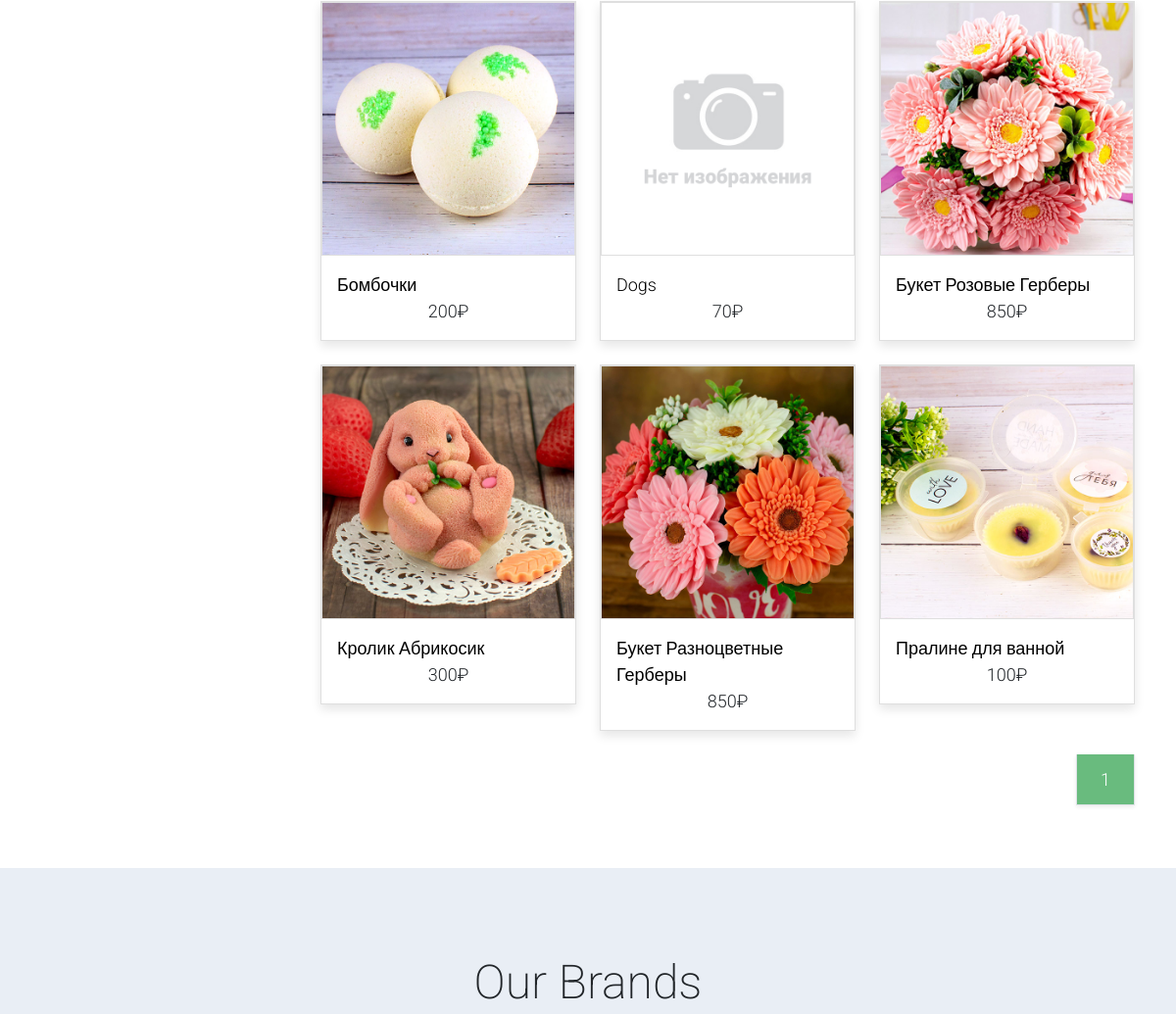
/shop/ (middle part), run on an earlier commit of the app's database.
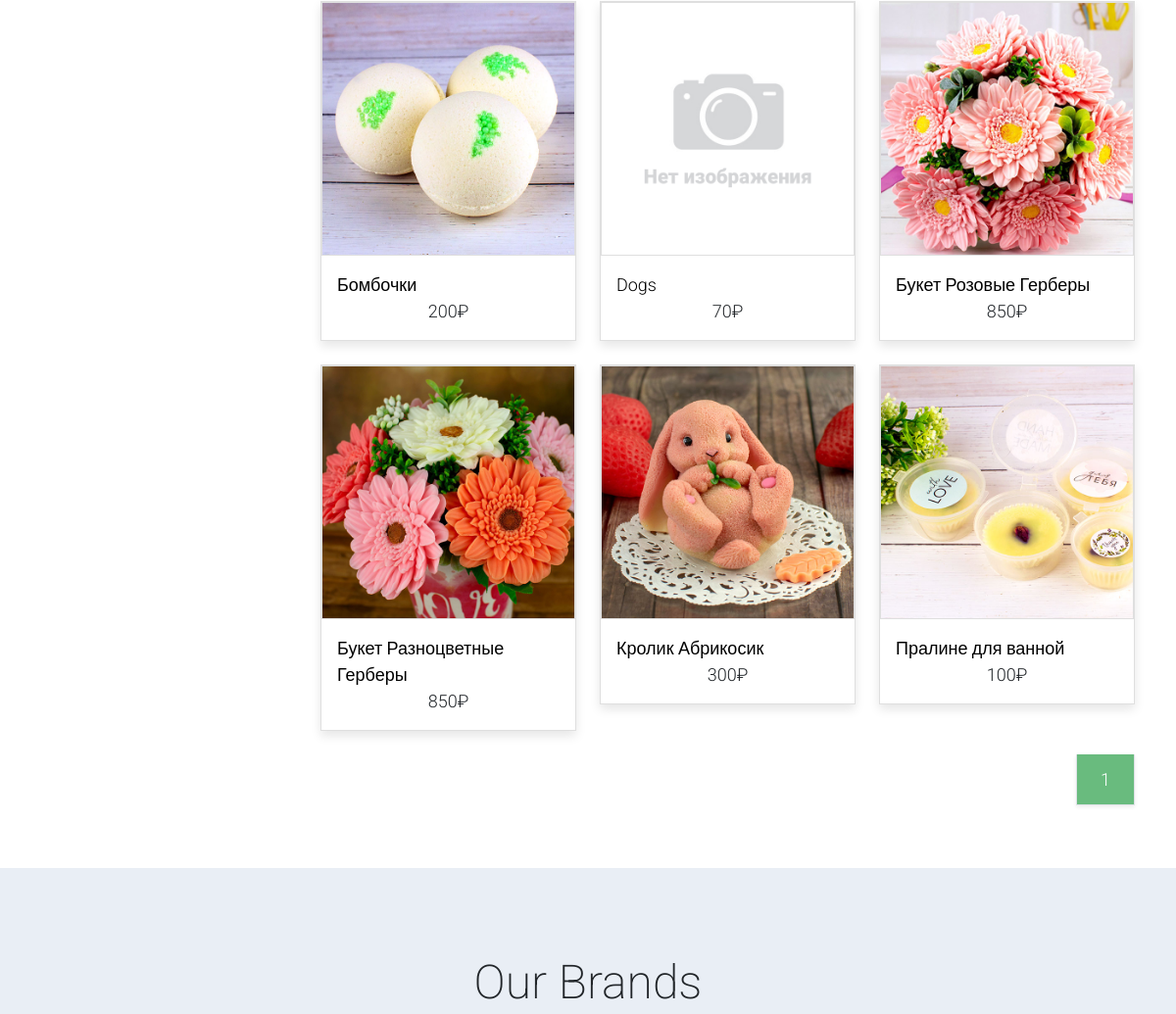
And on a later commit of the database.
### product/models.py (models this page shows, shortened)
class Product(models.Model):
    name = models.CharField(max_length=128, verbose_name=u'Название')  # Название товара
    category = models.ForeignKey(Category, on_delete=models.PROTECT,
                                 verbose_name=u'Категория')  # К какой категории относится товар
    alias = models.CharField(max_length=64, blank=False, unique=True, default='!!!', verbose_name=u'Псевдоним')  # Псевдоним поля
    holiday = models.ManyToManyField(Holiday, default='1', blank=False,
                                 verbose_name=u'Праздник')  # К какому празднику подходит товар
    description = models.TextField(blank=True, verbose_name=u'Описание')  # Описание товара
    price = models.IntegerField(default=0, verbose_name=u'Цена')  # Цена за единицу
    quantity = models.IntegerField(default=0, verbose_name=u'Остаток')  # Остаток на складе
    popular = models.IntegerField(default=0, verbose_name=u'Популярность')  # Популярность товара
    discount = models.IntegerField(default=0, verbose_name=u'Скидка')  # Скидка (сумма скидки, не %)
    active = models.BooleanField(default=True, verbose_name=u'Активен')  # Товар Активен
    article = models.CharField(max_length=8,
                               blank=True, default=None,
                               verbose_name=u'Артикль')  # Артикль (получается с применением префикса PRODUCT_PREFIX)
    class Meta:
        verbose_name = 'Товар'
        verbose_name_plural = 'Товары'
    @property
    def actual_price(self):
        return self.price - self.discount if self.active else 0

### shop/views.py (the view)
# urls.py: path('shop/', shop, name='shop'),  # Магазин без передачи параметров
def shop(request, filter=None):
    if filter:
        request.session['return'] = 'shop ' + str(filter)
    else:
        request.session['return'] = 'shop'
    select_category = dict()  # Словарь с ключами Отделами и данными - списком категорий для меню выбора (объекты)
    select_holiday = dict()  # Словарь с ключом 'Праздники' и данными - объектами праздников
    for department in Department.objects.all():
        select_category.update({department: Category.objects.filter(department_id=department.id)})
    select_holiday.update({'Праздники': Holiday.objects.order_by("date")})
    if not 'sort' in request.session:
        request.session['sort'] = '-popular'
    sort = request.session['sort']
    if 'sort' in request.POST:
        sort = request.POST['sort']
    request.session['sort'] = sort
    products = []
    if 'search' in request.POST:
        search = request.POST['search']
        if re.search(r"[<>%\$]$", search) == None:
            products = Product.objects.filter(
                Q(article__icontains=search) | Q(name__icontains=search) | Q(description__icontains=search),
                active=True).order_by(sort)
    else:
        if filter != None and re.search(r"[<>%\$]$", filter) == None:
            products = Product.objects.filter(category__department__alias=filter, active=True).order_by(sort)
            if len(products) == 0:
                products = Product.objects.filter(category__alias=filter, active=True).order_by(sort)
            if len(products) == 0:
                products = Product.objects.filter(holiday__alias=filter, active=True).order_by(sort)
            print(type(filter))
            try:
                counter = CategoryViewCounter.objects.get(alias_obj=filter)
                counter.counter = F('counter') + 1
                counter.save()
            except:
                CategoryViewCounter.objects.create(alias_obj=filter, counter=1)
        else:
            products = Product.objects.filter(active=True).order_by(sort)
    paginator = Paginator(products, 15)
    page_number = request.GET.get('page')
    products = paginator.get_page(page_number)
    products = select_main_photo(products)
    return render(request, 'shop.html', locals())

### product/models.py (called while the page is built)
    def __str__(self):
        return self.name

    def __str__(self):
        return self.name

    def __str__(self):
        return self.name

### profile/templatetags/user_tags.py (called while the page is built)
@register.simple_tag(takes_context=True)
def basket_count(context):
    request = context['request']
    try:
        if request.user.is_authenticated:
            basket = Profile.objects.get(user=request.user).basket
        else:
            if 'basket' in request.session:
                basket = request.session['basket']
            else:
                return ''
        if not isinstance(basket, dict):
            basket = eval(basket)
    except:
        return ''
    q = sum(x for x in basket.values())
    return q if q else ''

### shop/views.py (called while the page is built)
def select_main_photo(products):
    for product in products:
        photo = ProductImage.objects.filter(product_id=product.id, active=True,
                                            main=True)  # Выбираем главную фотографию для товара
        product.photo = settings.NO_PHOTO
        if len(photo):
            product.photo = photo[0].image.url
    return products

### templates/shop.html (shortened to what this page needs)
{% extends 'base.html' %}
{% load static %}
{% block content %}
    <div class="container py-5">
        <div class="row">
            <div class="col-lg-3">
            </div>
            <div class="col-lg-9">
                <div class="row">
                    {% if products %}
                    {% for product in products %}
                    <div class="col-md-4">
                        <div class="card mb-4 product-wap rounded-0"><div class="card rounded-0">
                            <img class="card-img rounded-0 img-fluid" src="{{ product.photo }}">
                            </div>
                            <div class="card-body">
                                <a href="{% url 'shop-single' product.alias %}" class="h3 text-decoration-none">{{ product.name }}</a>
                                <p class="text-center mb-0">{{ product.actual_price }}&#x20bd;</p>
                            </div>
                        </div>
                    </div>
                    {% endfor %}
                    {% else %}
                    Нет товаров для отображения
                    {% endif %}
                </div>
                <div div="row">
                    <ul class="pagination pagination-lg justify-content-end">
                        {% for p in paginator.page_range %}
                        {% if products.number == p %}
                        <li class="page-item disabled">
                            <a class="page-link active rounded-0 mr-3 shadow-sm border-top-0 border-left-0" href="#">{{ p }}</a>
                        </li>
                        {% elif p >= products.number|add:-2 and p <= products.number|add:2  %}
                        <li class="page-item">
                            <a class="page-link rounded-0 shadow-sm border-top-0 border-left-0 text-dark" href="{% if filter %}{% url 'shop' filter %}{% else %}{% url 'shop' %}{% endif %}?page={{ p }}">{{ p }}</a>
                        </li>
                        {% endif %}
                        {% endfor %}
                    </ul>
                </div>
            </div>
        </div>
    </div>
    <section class="bg-light py-5">
        <div class="container my-4">
            <div class="row text-center py-3">
                <div class="col-lg-6 m-auto">
                    <h1 class="h1">Our Brands</h1>
                </div>
            </div>
        </div>
    </section>
{% endblock content %}

### templates/base.html (shortened to what this page needs)
<!DOCTYPE html>
{% load user_tags %}
{% load static %}
<html lang="ru">
<head>
    <link rel="stylesheet" href="{% static 'css/bootstrap.min.css' %}">
    <link rel="stylesheet" href="{% static '/css/templatemo.css' %}">
    <link rel="stylesheet" href="{% static '/css/custom.css' %}">
    <link rel="stylesheet" href="{% static '/css/fontawesome.min.css' %}">
</head>
<body>
    {% block content %}{% endblock content %}
</body>
</html>

### static/css/templatemo.css (style rules this page uses)
body, ul, li, p, a, label, input, div { font-family: 'Roboto', sans-serif; font-size: 18px !important; font-weight: 300 !important; }
.h1 { font-family: 'Roboto', sans-serif; font-size: 48px !important; font-weight: 200 !important; }
.h3 { font-family: 'Roboto', sans-serif; font-size: 22px !important; }
.bg-light { background-color: #e9eef5 !important; }
.pagination .page-link:hover, .pagination .page-link.active { background-color: #69bb7e; color: #fff; }
.product-wap { box-shadow: 0px 5px 10px 0px rgba(0, 0, 0, 0.10); }
.card.product-wap a { color: #000; }
.product-wap .h3, .product-wap li, .product-wap i, .product-wap p { font-size: 12px !important; }
@media (min-width: 992px) { .product-wap .h3, .product-wap li, .product-wap i, .product-wap p { font-size: 18px !important; } }

What changed in the data, as far as the page shows it:
changed Product "Букет Разноцветные Герберы": moves up the list
